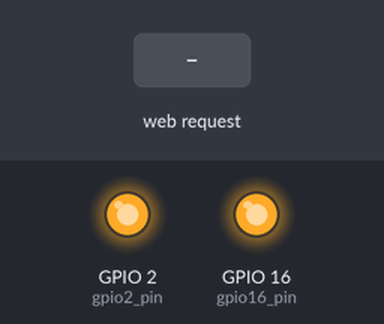
Recording of a sketch running on a simulated ESP8266 (NodeMCU). Shown: output pins drawn as LEDs (lit = HIGH). The test bench sets the inputs (shaded band). WiFi joins after 1.5 s; servers stay silent unless stated; what the sketch prints to the serial monitor is not drawn.

Above: at 2.7 s.
2.8 s: HTTP request GET /2/on received
At 3.3 s:
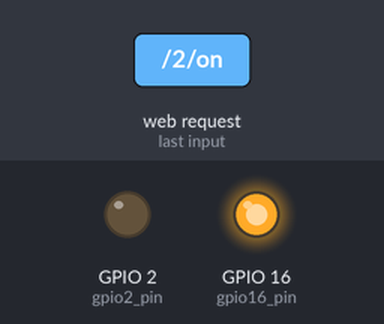
4.3 s: HTTP request GET /16/on received
At 5.5 s:
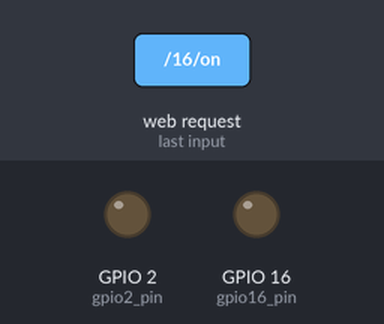
5.8 s: HTTP request GET /2/off received
At 6.8 s:
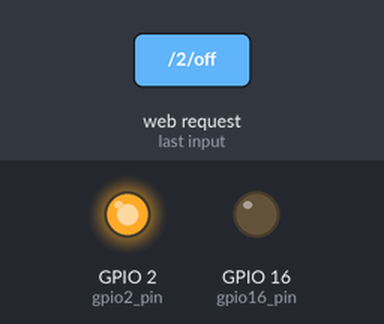
7.3 s: HTTP request GET /16/off received
At 7.9 s:
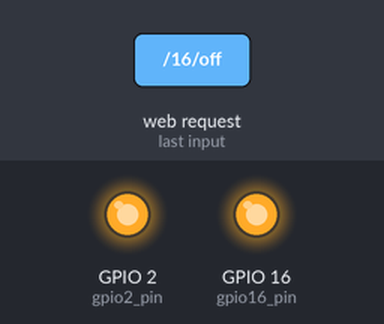
Timing chart, 0 to 9.8 s (numbered marks = the images above; inputs shaded):
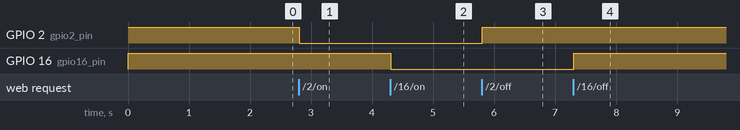

The sketch:

AdvanceESP8266WiFiServerOnOffLEDInWeb.ino
```cpp
#include <ESP8266WiFi.h>

// Replace with your network details
const char* ssid = "Your SSID Name";
const char* password = "Your Password";

// Web Server on port 80
WiFiServer server(80);

// variables
String header;
String output2_State = "off";
String output16_State = "off";
const int gpio2_pin = 2;
const int gpio16_pin = 16;

void setup() {
  Serial.begin(115200);

  // preparing GPIOs
  pinMode(gpio2_pin, OUTPUT);
  pinMode(gpio16_pin, OUTPUT);
  digitalWrite(gpio2_pin, HIGH);
  digitalWrite(gpio16_pin, HIGH);

  // Connecting to WiFi network
  Serial.println();
  Serial.print(F("Connecting to "));
  Serial.println(ssid);
  WiFi.mode(WIFI_STA);
  WiFi.begin(ssid, password);

  while (WiFi.status() != WL_CONNECTED) {
    delay(500);
    Serial.print(". ");
  }
  Serial.println(F(""));
  Serial.println(F("Connection Successful!"));


  // Starting the web server
  server.begin();
  Serial.print(F("Web server running. Point your browser to "));
  Serial.println(WiFi.localIP());
}

void loop() {
WiFiClient client = server.available();   // Listen for incoming clients

if (client) {                             // If a new client connects,
    Serial.println("\n[Client connected]");          // print a message out in the serial port
    String currentLine = "";                // make a String to hold incoming data from the client
    while (client.connected()) {            // loop while the client's connected
      if (client.available()) {             // if there's bytes to read from the client,
        char c = client.read();             // read a byte, then
        Serial.write(c);                    // print it out the serial monitor
        header += c;
        if (c == '\n') {                    // if the byte is a newline character
          // if the current line is blank, you got two newline characters in a row.
          // that's the end of the client HTTP request, so send a response:
          if (currentLine.length() == 0) {
            // HTTP headers always start with a response code (e.g. HTTP/1.1 200 OK)
            // and a content-type so the client knows what's coming, then a blank line:
            client.println("HTTP/1.1 200 OK");
            client.println("Content-type:text/html");
            client.println("Connection: close");
            client.println();

            // turns the GPIOs on and off
            if (header.indexOf("GET /2/on") >= 0) {
              Serial.println("GPIO 2 on");
              output2_State = "on";
              digitalWrite(gpio2_pin, LOW);
            } else if (header.indexOf("GET /2/off") >= 0) {
              Serial.println("GPIO 2 off");
              output2_State = "off";
              digitalWrite(gpio2_pin, HIGH);
            } else if (header.indexOf("GET /16/on") >= 0) {
              Serial.println("GPIO 16 on");
              output16_State = "on";
              digitalWrite(gpio16_pin, LOW);
            } else if (header.indexOf("GET /16/off") >= 0) {
              Serial.println("GPIO 16 off");
              output16_State = "off";
              digitalWrite(gpio16_pin, HIGH);
            }

            // Display the HTML web page
            client.println("<!DOCTYPE html><html>");
            client.println("<head><meta name=\"viewport\" content=\"width=device-width, initial-scale=1\">");
            client.println("<link rel=\"icon\" href=\"data:,\">");
            // CSS to style the on/off buttons
            // Feel free to change the background-color and font-size attributes to fit your preferences
            client.println("<style>html { font-family: Helvetica; display: inline-block; margin: 0px auto; text-align: center;}");
            client.println(".button { background-color: #4CAF50; border: none; color: white; padding: 16px 40px;");
            client.println("text-decoration: none; font-size: 30px; margin: 2px; cursor: pointer;}");
            client.println(".button2 {background-color: #555555;}</style></head>");

            // Web Page Heading
            client.println("<body><h1>ESP8266 Web Server</h1>");

            // Display current state, and ON/OFF buttons for GPIO 2
            client.println("<p>GPIO 2 - State " + output2_State + "</p>");
            // If the output2State is off, it displays the ON button
            if (output2_State=="off") {
              client.println("<p><a href=\"/2/on\"><button class=\"button\">ON</button></a></p>");
            } else {
              client.println("<p><a href=\"/2/off\"><button class=\"button button2\">OFF</button></a></p>");
            }

            // Display current state, and ON/OFF buttons for GPIO 16
            client.println("<p>GPIO 16 - State " + output16_State + "</p>");
            // If the output16State is off, it displays the ON button
            if (output16_State=="off") {
              client.println("<p><a href=\"/16/on\"><button class=\"button\">ON</button></a></p>");
            } else {
              client.println("<p><a href=\"/16/off\"><button class=\"button button2\">OFF</button></a></p>");
            }
            client.println("</body></html>");

            // The HTTP response ends with another blank line
            client.println();
            // Break out of the while loop
            break;
          } else { // if you got a newline, then clear currentLine
            currentLine = "";
          }
        } else if (c != '\r') {  // if you got anything else but a carriage return character,
          currentLine += c;      // add it to the end of the currentLine
        }
      }
    }
    // Clear the header variable
    header = "";
    // Close the connection
    client.stop();
    Serial.println("Client disconnected.");
    Serial.println("");
  }
}
```

Measured:
- after the input at 2.8 s, GPIO 2 (gpio2_pin): HIGH → LOW at once
- after the input at 4.3 s, GPIO 16 (gpio16_pin): HIGH → LOW at once
- after the input at 5.8 s, GPIO 2 (gpio2_pin): LOW → HIGH at once
- after the input at 7.3 s, GPIO 16 (gpio16_pin): LOW → HIGH at once
